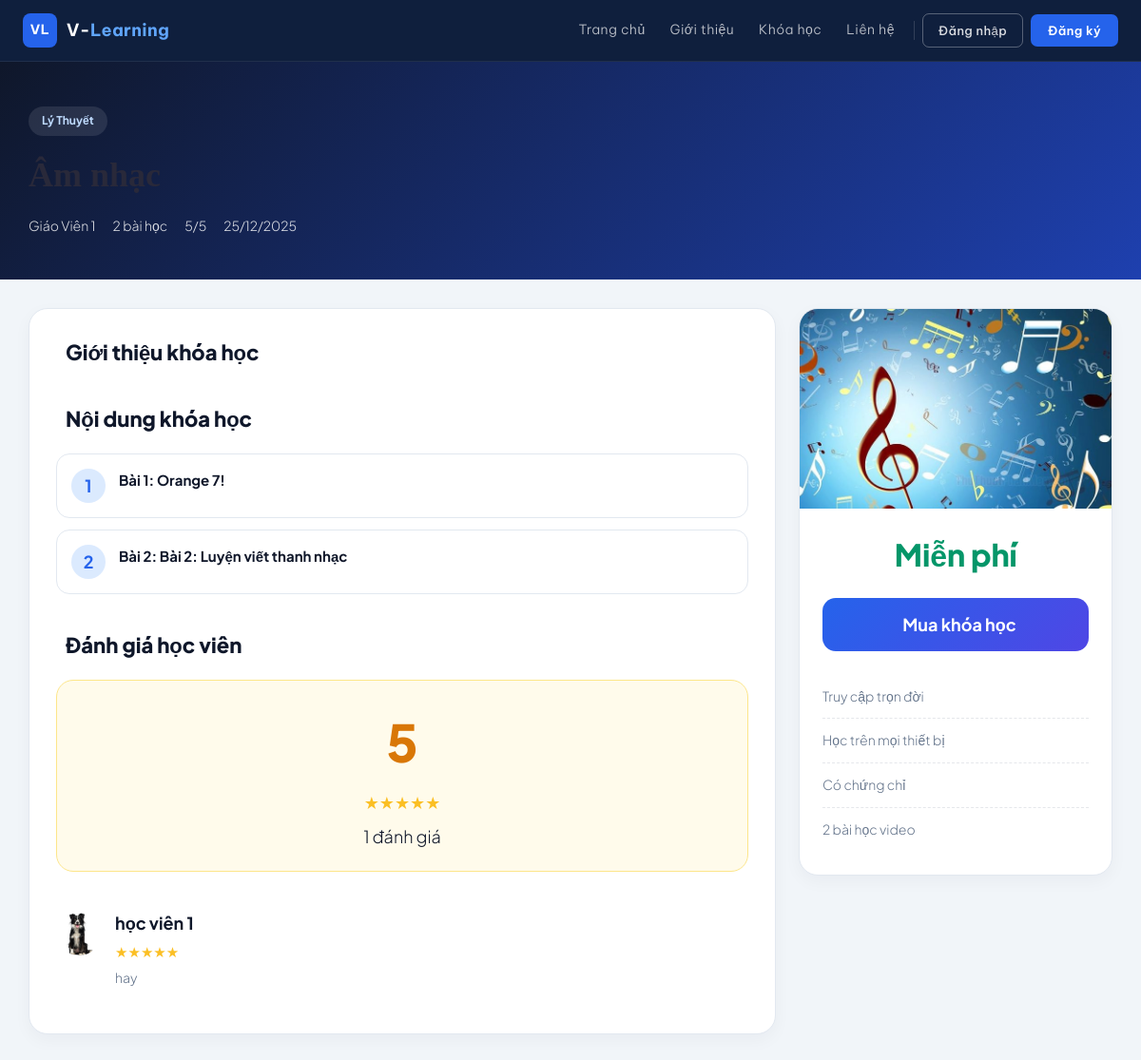
The app's page /course_details.php?id=18 with its own data.
### tables this page shows
CREATE TABLE `courses` (
  `id` int NOT NULL,
  `category_id` int DEFAULT NULL,
  `title` varchar(255) DEFAULT NULL,
  `description` text,
  `thumbnail` varchar(255) DEFAULT NULL,
  `price` decimal(10,2) NOT NULL DEFAULT '0.00',
  `status` enum('draft','published','archived') NOT NULL DEFAULT 'draft',
  `updated_at` timestamp NOT NULL DEFAULT CURRENT_TIMESTAMP ON UPDATE CURRENT_TIMESTAMP,
  `slug` varchar(255) NOT NULL,
  `teacher_id` int DEFAULT NULL,
  `created_at` datetime DEFAULT CURRENT_TIMESTAMP
);

CREATE TABLE `categories` (
  `id` int NOT NULL,
  `name` varchar(100) NOT NULL,
  `slug` varchar(100) NOT NULL,
  `description` text,
  `created_at` datetime DEFAULT CURRENT_TIMESTAMP
);

CREATE TABLE `users` (
  `id` int NOT NULL,
  `fullname` varchar(255) DEFAULT NULL,
  `email` varchar(255) DEFAULT NULL,
  `password` varchar(255) DEFAULT NULL,
  `role` enum('admins','teacher','student') DEFAULT 'student',
  `avatar` varchar(255) DEFAULT NULL,
  `created_at` datetime DEFAULT CURRENT_TIMESTAMP
);

CREATE TABLE `lessons` (
  `id` int NOT NULL,
  `course_id` int DEFAULT NULL,
  `title` varchar(255) DEFAULT NULL,
  `video_url` varchar(255) DEFAULT NULL,
  `audio_url` varchar(255) DEFAULT NULL,
  `content` text,
  `attachment` varchar(255) DEFAULT NULL,
  `created_at` datetime DEFAULT CURRENT_TIMESTAMP
);

CREATE TABLE `ratings` (
  `id` int NOT NULL,
  `user_id` int DEFAULT NULL,
  `course_id` int DEFAULT NULL,
  `rating` int DEFAULT NULL,
  `review` text,
  `created_at` datetime DEFAULT CURRENT_TIMESTAMP
);

### course_details.php (the view, shortened to what this page needs)
<?php
include 'config.php';
$course_id = isset($_GET['id']) ? intval($_GET['id']) : 0;
$sql = "
SELECT
    c.*,
    u.fullname AS teacher_name,
    u.avatar AS teacher_avatar,
    cat.name AS cat_name
FROM courses c
LEFT JOIN users u ON c.teacher_id = u.id
LEFT JOIN categories cat ON c.category_id = cat.id
WHERE c.id = ?
";
$stmt = $conn->prepare($sql);
$stmt->bind_param("i", $course_id);
$stmt->execute();
$course = $stmt->get_result()->fetch_assoc();
$is_enrolled = false;
$sql_lessons = "
SELECT *
FROM lessons
WHERE course_id = ?
ORDER BY id ASC
";
$stmt_l = $conn->prepare($sql_lessons);
$stmt_l->bind_param("i", $course_id);
$stmt_l->execute();
$lessons = $stmt_l->get_result();
$lesson_count = $lessons->num_rows;
$sql_reviews = "
SELECT
    r.*,
    u.fullname,
    u.avatar
FROM ratings r
JOIN users u ON r.user_id = u.id
WHERE r.course_id = ?
ORDER BY r.created_at DESC
";
$stmt_r = $conn->prepare($sql_reviews);
$stmt_r->bind_param("i", $course_id);
$stmt_r->execute();
$reviews = $stmt_r->get_result();
$sql_avg = "
SELECT
    AVG(rating) as avg_rating,
    COUNT(*) as total
FROM ratings
WHERE course_id = ?
";
$stmt_avg = $conn->prepare($sql_avg);
$stmt_avg->bind_param("i", $course_id);
$stmt_avg->execute();
$rating_data = $stmt_avg->get_result()->fetch_assoc();
$avg_rating = round($rating_data['avg_rating'] ?? 0, 1);
$total_reviews = $rating_data['total'] ?? 0;
?>
<?php include 'header.php'; ?>
<section class="cd-hero">
    <div class="cd-container">
        <div class="cd-category">
            <?= htmlspecialchars($course['cat_name'] ?? 'Khóa học') ?>
        </div>
        <h1>
        </h1>
        <div class="cd-meta">
            <span>
                <?= htmlspecialchars($course['teacher_name'] ?? 'Admin') ?>
            </span>
            <span>
                <?= $lesson_count ?> bài học
            </span>
            <span>
                <?= $avg_rating ?>/5
            </span>
            <span>
                <?= date('d/m/Y', strtotime($course['updated_at'])) ?>
            </span>
        </div>
    </div>
</section>
<section class="cd-main">
    <div class="cd-container">
        <div class="cd-grid">
            <div>
                <div class="cd-card">
                    <div class="cd-section">
                        <div class="cd-title">
                            Giới thiệu khóa học
                        </div>
                    </div>
                    <div class="cd-section">
                        <div class="cd-title">
                            Nội dung khóa học
                        </div>
                        <?php if ($lesson_count > 0): ?>
                            <?php
                            $i = 1;
                            $lessons->data_seek(0);
                            while ($lesson = $lessons->fetch_assoc()):
                            ?>
                                <div class="cd-lesson">
                                    <div class="cd-lesson-number">
                                        <?= $i ?>
                                    </div>
                                    <div style="flex:1;">
                                        <div class="cd-lesson-title">
                                            Bài <?= $i++ ?>:
                                            <?= htmlspecialchars($lesson['title']) ?>
                                        </div>
                                    </div>
                                </div>
                            <?php endwhile; ?>
                        <?php endif; ?>
                    </div>
                    <div class="cd-section">
                        <div class="cd-title">
                            Đánh giá học viên
                        </div>
                        <?php if ($total_reviews > 0): ?>
                            <div class="cd-review-summary">
                                <div class="cd-review-score">
                                    <?= $avg_rating ?>
                                </div>
                                <div class="cd-stars">
                                    <?php
                                    for ($i = 1; $i <= 5; $i++) {
                                        echo ($i <= round($avg_rating)) ? '★' : '☆';
                                    }
                                    ?>
                                </div>
                                <div>
                                    <?= $total_reviews ?> đánh giá
                                </div>
                            </div>
                        <?php endif; ?>
                        <?php
                        $reviews->data_seek(0);
                        while ($rv = $reviews->fetch_assoc()):
                        ?>
                            <div class="cd-review-item">
                                <?php if (!empty($rv['avatar'])): ?>
                                    <img
                                        src="<?= htmlspecialchars($rv['avatar']) ?>"
                                        class="cd-review-avatar"
                                    >
                                <?php else: ?>
                                    <div class="cd-review-avatar-placeholder">
                                        <?= mb_strtoupper(mb_substr($rv['fullname'], 0, 1)) ?>
                                    </div>
                                <?php endif; ?>
                                <div style="flex:1;">
                                    <div class="cd-review-name">
                                        <?= htmlspecialchars($rv['fullname']) ?>
                                    </div>
                                    <div class="cd-stars" style="font-size:15px;margin:4px 0;">
                                        <?php
                                        for ($k = 1; $k <= 5; $k++) {
                                            echo ($k <= $rv['rating']) ? '★' : '☆';
                                        }
                                        ?>
                                    </div>
                                    <div class="cd-review-text">
                                        <?= htmlspecialchars($rv['review']) ?>
                                    </div>
                                </div>
                            </div>
                        <?php endwhile; ?>
                    </div>
                </div>
            </div>
            <div class="cd-sidebar">
                <div class="cd-sidebar-card">
                    <?php if (!empty($course['thumbnail'])): ?>
                        <img
                            src="<?= htmlspecialchars($course['thumbnail']) ?>"
                            class="cd-thumb"
                        >
                    <?php endif; ?>
                    <div class="cd-sidebar-body">
                        <div class="cd-price">
                            <?php if ($course['price'] == 0): ?>
                                <div class="cd-price-free">
                                    Miễn phí
                                </div>
                            <?php else: ?>
                                <div class="cd-price-paid">
                                    <?= number_format($course['price']) ?> đ
                                </div>
                            <?php endif; ?>
                        </div>
                        <?php if ($is_enrolled): ?>
                            <a
                                href="learning.php?course_id=<?= $course_id ?>"
                                class="cd-btn learn"
                            >
                                <i class="mdi mdi-play-circle"></i>
                                Vào học ngay
                            </a>
                        <?php else: ?>
                            <form action="checkout.php" method="GET">
                                <button
                                    type="submit"
                                    class="cd-btn buy"
                                >
                                    Mua khóa học
                                </button>
                            </form>
                        <?php endif; ?>
                        <div style="margin-top:25px;">
                            <div class="cd-feature">
                                Truy cập trọn đời
                            </div>
                            <div class="cd-feature">
                                Học trên mọi thiết bị
                            </div>
                            <div class="cd-feature">
                                Có chứng chỉ
                            </div>
                            <div class="cd-feature">
                                <?= $lesson_count ?> bài học video
                            </div>
                        </div>
                    </div>
                </div>
            </div>
        </div>
    </div>
</section>
<?php include 'footer.php'; ?>

### header.php (style rules this page uses)
* { box-sizing: border-box; }

### course_details.php (style rules this page uses)
:root { --blue:#2563eb; --blue2:#1d4ed8; --dark:#0f172a; --gray:#64748b; --light:#f8fafc; --border:#e2e8f0; --green:#059669; --red:#dc2626; --yellow:#fbbf24; }
* { box-sizing:border-box; }
body { font-family:'Plus Jakarta Sans',sans-serif; background:#f1f5f9; color:var(--dark); }
.cd-hero { background:linear-gradient(135deg,#0f172a,#1e40af); padding:45px 0; color:#fff; }
.cd-container { max-width:1180px; margin:auto; padding:0 20px; }
.cd-category { display:inline-block; background:rgba(255,255,255,.1); color:#bfdbfe; padding:6px 14px; border-radius:30px; font-size:12px; font-weight:700; margin-bottom:16px; }
.cd-hero h1 { font-size:36px; font-weight:800; margin-bottom:18px; line-height:1.4; }
.cd-meta { display:flex; flex-wrap:wrap; gap:18px; color:rgba(255,255,255,.85); font-size:14px; }
.cd-main { padding:30px 0 60px; }
.cd-grid { display:grid; grid-template-columns:1fr 330px; gap:24px; }
.cd-card, .cd-sidebar-card { background:#fff; border-radius:20px; border:1px solid var(--border); box-shadow:0 6px 18px rgba(15,23,42,.04); }
.cd-card { padding:28px; }
.cd-section { margin-bottom:36px; }
.cd-section:last-child { margin-bottom:0; }
.cd-title { display:flex; align-items:center; gap:10px; font-size:22px; font-weight:800; margin-bottom:20px; }
.cd-lesson { display:flex; gap:14px; padding:15px; border:1px solid var(--border); border-radius:14px; margin-bottom:12px; transition:.2s; }
.cd-lesson-number { width:36px; height:36px; border-radius:50%; background:#dbeafe; color:var(--blue); font-weight:700; display:flex; align-items:center; justify-content:center; flex-shrink:0; }
.cd-lesson-title { font-size:15px; font-weight:700; margin-bottom:8px; }
.cd-review-summary { background:#fffbeb; border:1px solid #fde68a; border-radius:18px; padding:22px; text-align:center; margin-bottom:22px; }
.cd-review-score { font-size:54px; font-weight:800; color:#d97706; }
.cd-stars { color:var(--yellow); font-size:18px; margin:8px 0; }
.cd-review-item { display:flex; gap:14px; padding:18px 0; border-bottom:1px solid #eef2f7; }
.cd-review-item:last-child { border-bottom:none; }
.cd-review-avatar, .cd-review-avatar-placeholder { width:48px; height:48px; border-radius:50%; flex-shrink:0; }
.cd-review-avatar { object-fit:cover; }
.cd-review-name { font-weight:700; margin-bottom:4px; }
.cd-review-text { color:var(--gray); line-height:1.7; font-size:14px; }
.cd-sidebar { position:sticky; top:20px; }
.cd-sidebar-card { overflow:hidden; }
.cd-thumb { width:100%; height:210px; object-fit:cover; }
.cd-sidebar-body { padding:24px; }
.cd-price { text-align:center; margin-bottom:20px; }
.cd-price-free, .cd-price-paid { font-size:32px; font-weight:800; }
.cd-price-free { color:var(--green); }
.cd-btn { width:100%; padding:14px; border:none; border-radius:14px; text-decoration:none; display:flex; justify-content:center; align-items:center; gap:8px; font-weight:700; transition:.2s; }
.cd-btn.buy { background:linear-gradient(135deg,#2563eb,#4f46e5); color:#fff; }
.cd-feature { padding:12px 0; border-bottom:1px dashed #e5e7eb; color:var(--gray); font-size:14px; }
.cd-feature:last-child { border-bottom:none; }

### records on screen
courses: category.name "Lý Thuyết", users.fullname "Giáo Viên 1", updated_at "25/12/2025", thumbnail (picture)
lessons: title "Orange 7!"
lessons: title "Bài 2: Luyện viết thanh nhạc"
ratings: user.avatar (picture), user.fullname "học viên 1", review "hay"

### other values on screen
$lesson_count "2"
$avg_rating "5"
$total_reviews "1"
